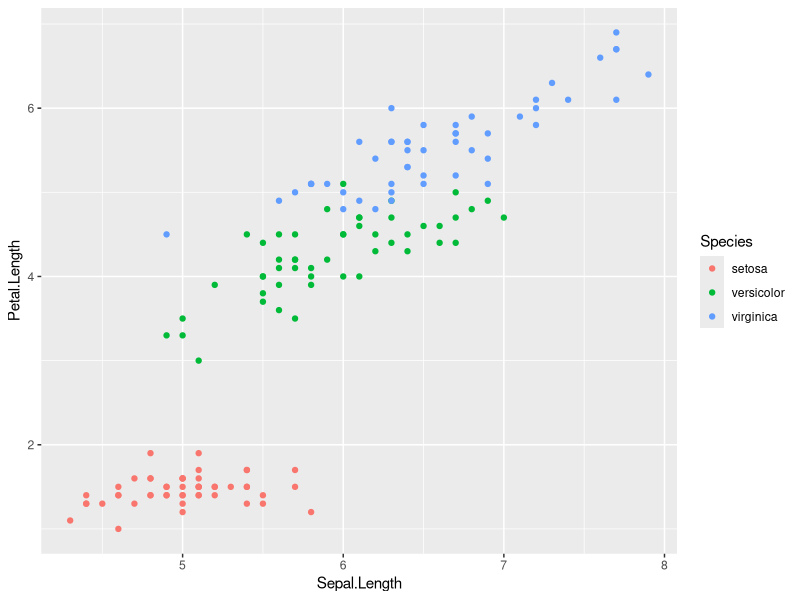
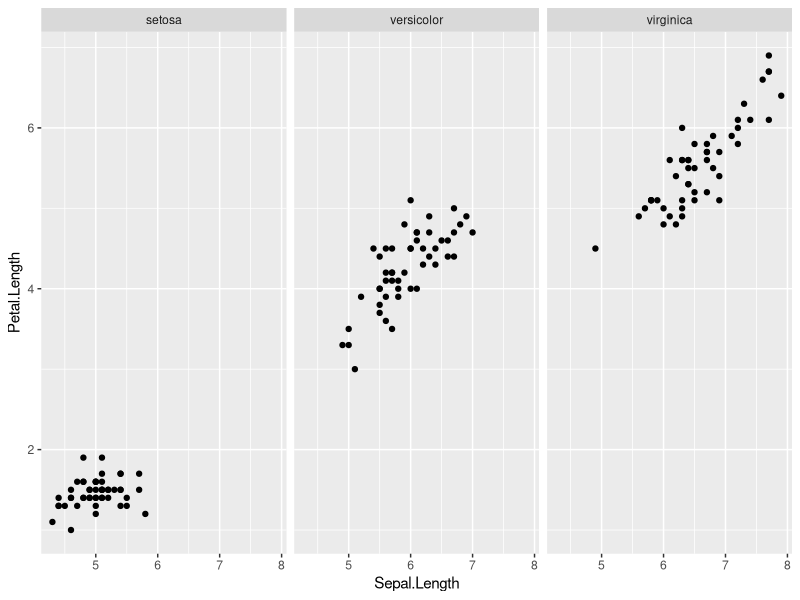
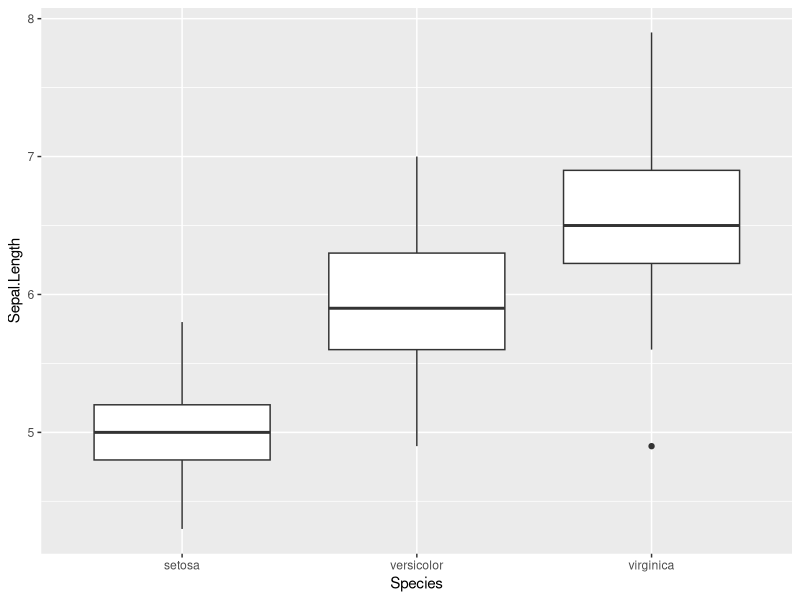
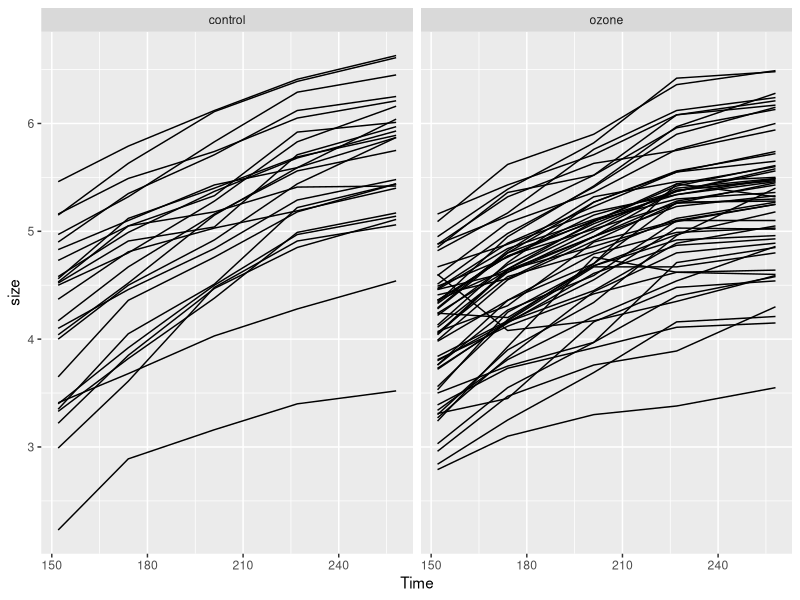
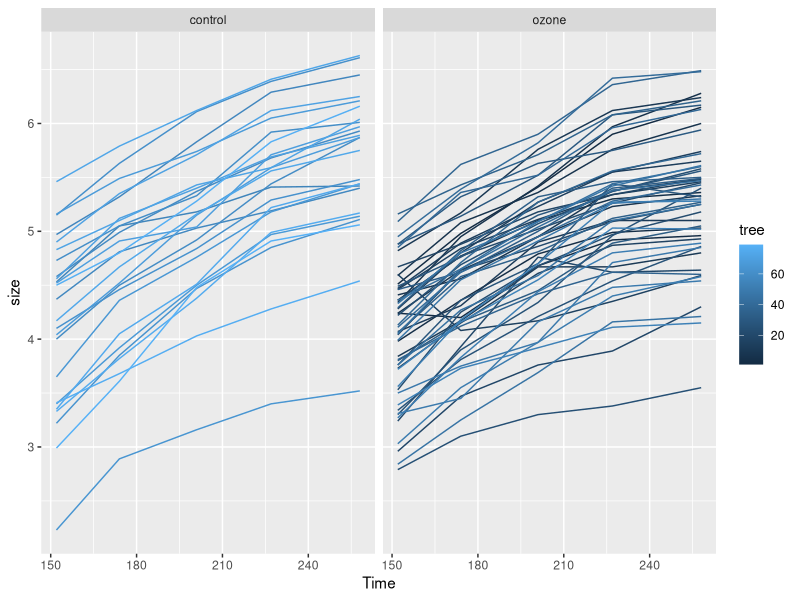
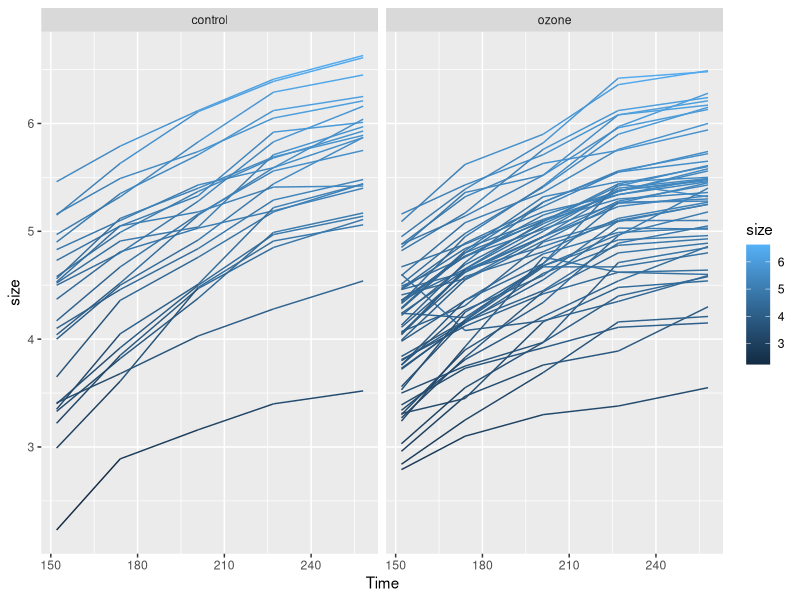
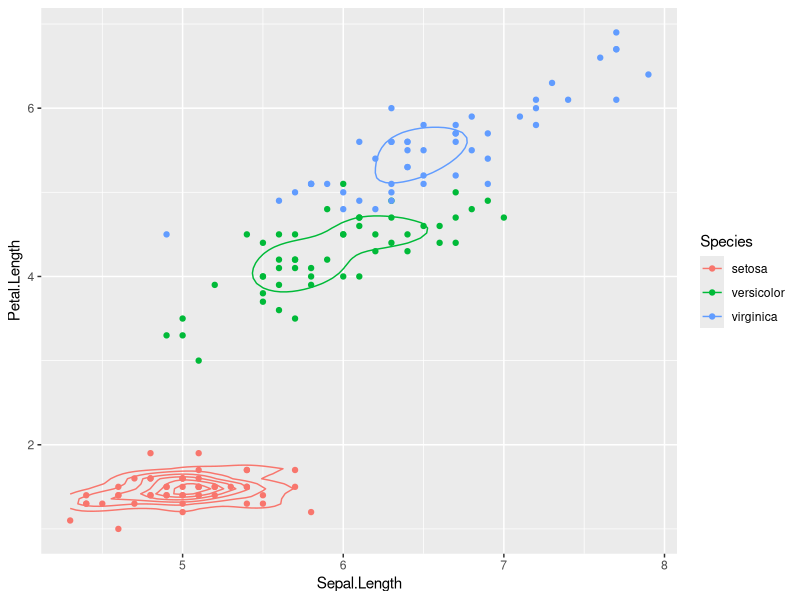
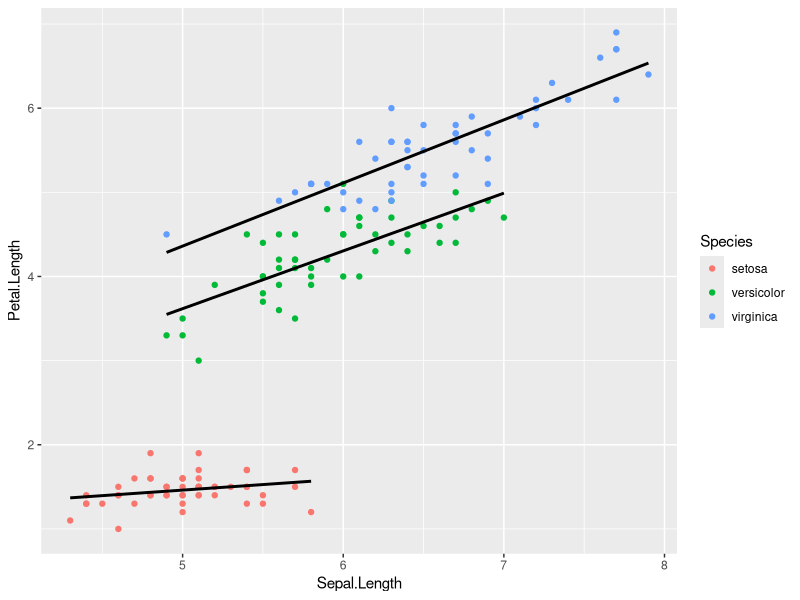

Reproduce these figures in R, in order. (Note: this script raises an error after producing the figures.)
## ---- chunk 1
library(ggplot2)
## ---- chunk 2
ggplot(iris, aes(x=Sepal.Length, y=Petal.Length, color=Species)) + geom_point()

ggplot(iris, aes(x=Sepal.Length, y=Petal.Length)) + geom_point() + facet_wrap(~Species)
## ---- chunk 3
ggplot(iris, aes(y=Sepal.Length, x=Species)) + geom_boxplot() 
## ---- chunk 4
library(MASS) # we need to load the MASS library to have access to this dataset
head(Sitka)
## ---- chunk 5
ggplot(Sitka, aes(x=Time, y=size, group=tree)) + geom_line() + facet_wrap(~treat)
## ---- chunk 6
ggplot(Sitka, aes(x=Time, y=size, color=tree, group=tree)) + geom_line() + facet_wrap(~treat)
## ---- chunk 7
ggplot(Sitka, aes(x=Time, y=size, color=size, group=tree)) + geom_line() + facet_wrap(~treat)
## ---- chunk 8
ggplot(iris, aes(x=Sepal.Length, y=Petal.Length, color=Species)) + geom_point() + geom_density2d()
## ---- chunk 9
ggplot(iris, aes(x=Sepal.Length, y=Petal.Length, color=Species)) + geom_point() + geom_smooth(aes(group=Species), method=lm, color='black', se=F)
## ---- chunk 10
library(MASS)
head(bacteria)
## ---- chunk 11
ggplot(bacteria, aes(x=trt, fill=y)) + geom_bar()
## ---- chunk 12
ggplot(bacteria, aes(x=trt, fill=y)) + geom_bar(position='dodge')
## ---- chunk 13
ggplot(iris, aes(x=Sepal.Length)) + geom_histogram()

# wider bins
ggplot(iris, aes(x=Sepal.Length)) + geom_histogram(binwidth=.2)

# even wider bins
ggplot(iris, aes(x=Sepal.Length)) + geom_histogram(binwidth=.4)
## ---- chunk 14
ggplot(iris, aes(x=Sepal.Length, fill=Species)) + geom_density()
## ---- chunk 15
ggplot(iris, aes(x=Sepal.Length, fill=Species)) + geom_density(alpha=0.7)
## ---- chunk 16
ggplot(movies, aes(y=votes, x=length)) + geom_point() + scale_x_log10() + scale_y_log10() 
## ---- chunk 17
ggplot(movies, aes(y=votes, x=length, color=year)) + geom_point() + scale_x_log10() + scale_y_log10() + scale_color_gradient(low='gold', high='blue')
## ---- chunk 18
ggplot(movies, aes(y=votes, x=length, color=year)) + geom_point() + xlim(1, 20) + scale_y_log10() + scale_color_gradient(low='gold', high='blue')
## ---- chunk 19
ggplot(movies, aes(y=votes, x=length, color=year)) + geom_point() + xlim(1, 20) + scale_y_log10() + scale_color_gradient(low='gold', high='blue')
## ---- chunk 20
ggplot(movies, aes(y=votes, x=length)) + geom_point() + geom_smooth(method='lm', se=FALSE, size=1.5, color='red') + scale_x_log10() + scale_y_log10() + facet_wrap(~year)
## ---- chunk 21
ggplot(movies, aes(x=year)) + geom_bar()
## ---- chunk 22
ggplot(bacteria, aes(x=trt)) + geom_bar() + stat_bin(aes(label=..count..), geom="text", vjust=-1, size=5) + ylim(0, 120)
